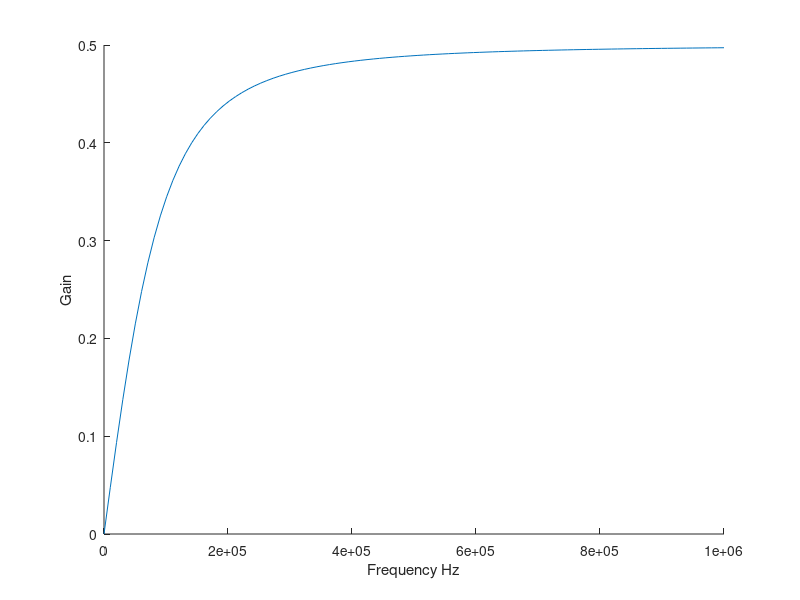

The MATLAB source for this figure:
#!/usr/bin/octave
%plots tether C vs tether gain

%given parameters
Rdata = 150;
C=10e-9;

function out = F(C,Rdata,w)
	s = i*w;
	out = abs(Rdata./(2*Rdata + 2./(C.*s)));
endfunction

low_bound = 0;
high_bound =1e3;
data_points = 2000;

f = linspace(0,1000000)
w = 2*pi*f 

hold on
plot(f,F(C,Rdata,w))
xlabel('Frequency Hz')
ylabel('Gain')

pause
